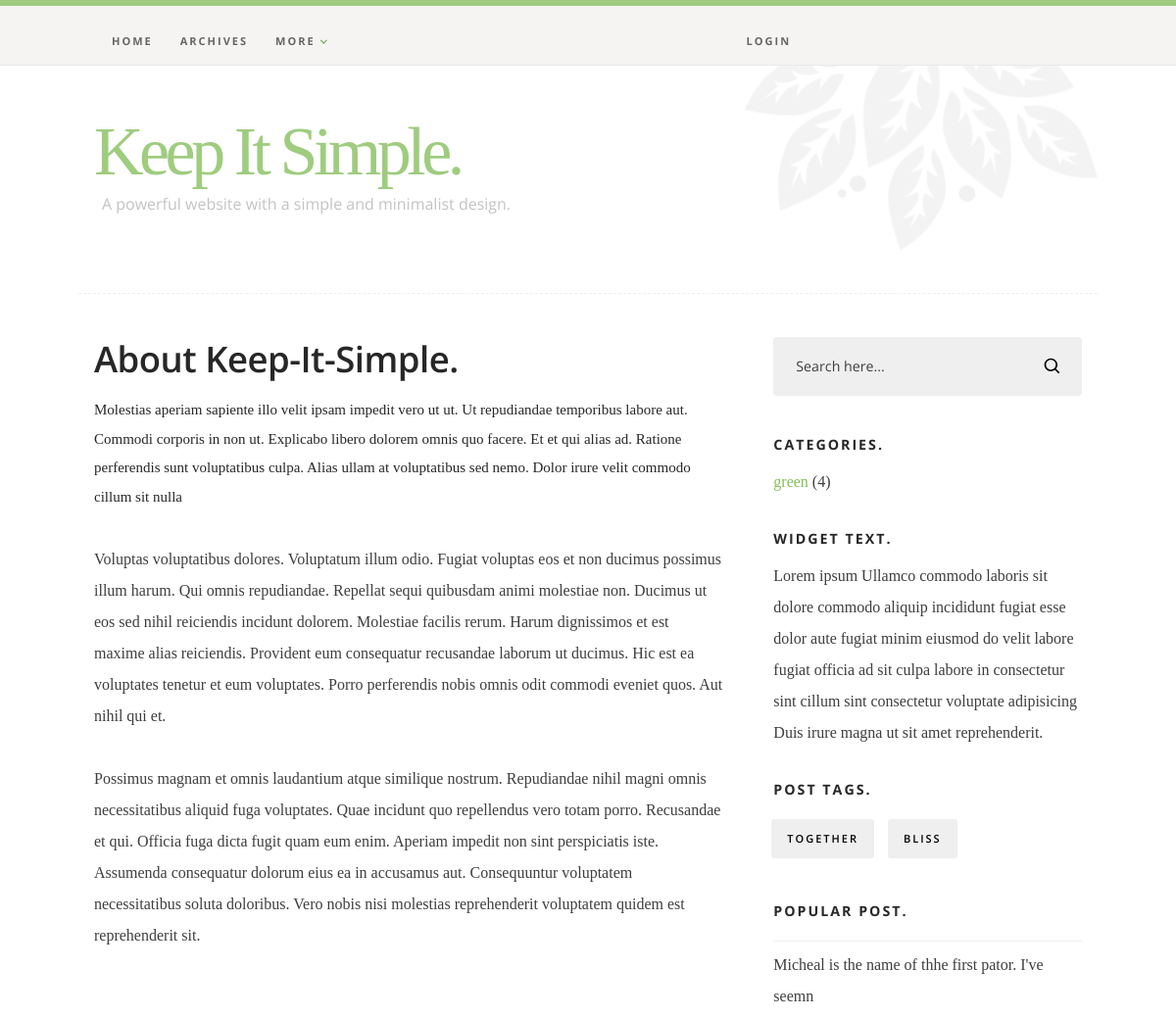
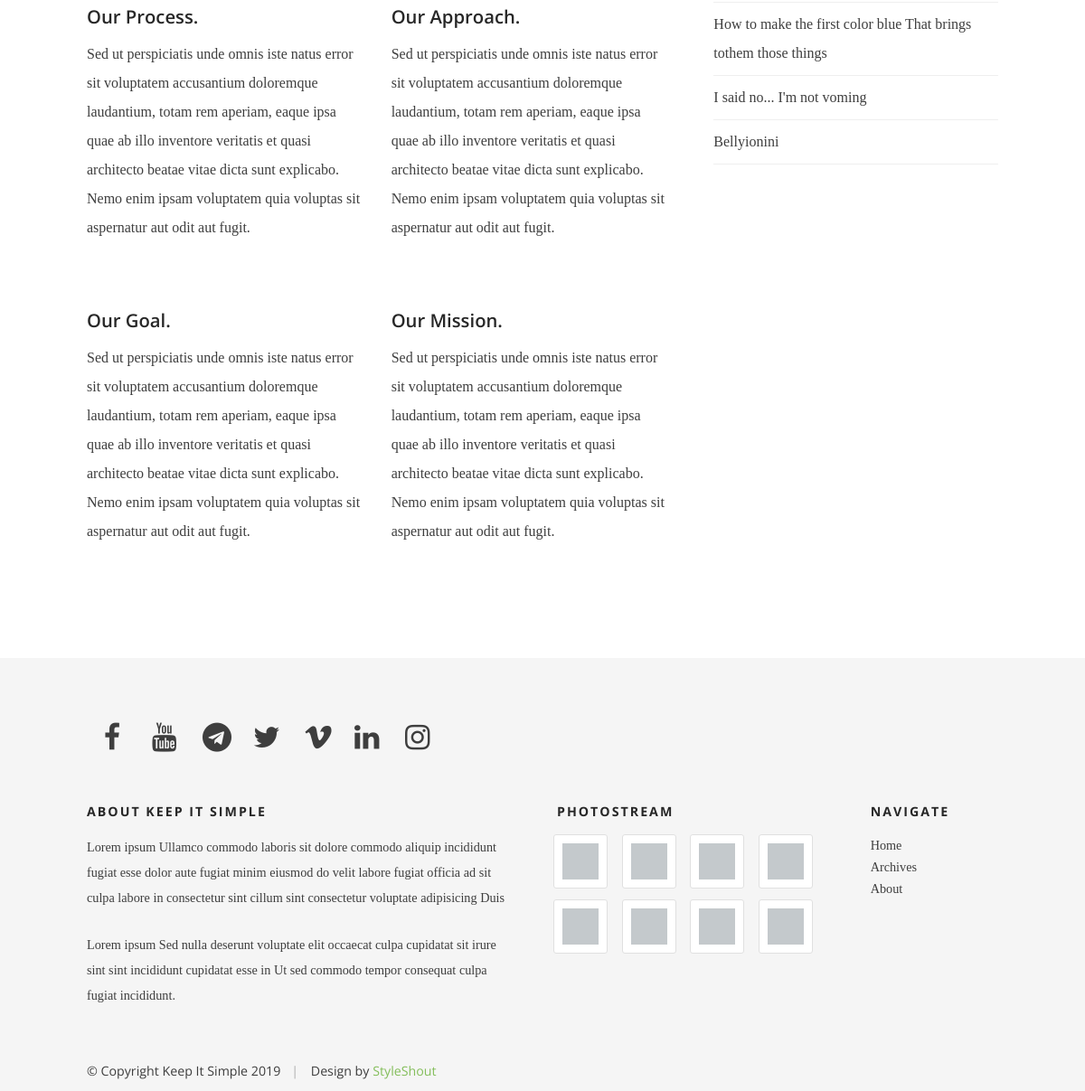
/about, run on the app's committed database (2 pictures, top to bottom).
### blog/models.py (models this page shows, shortened)
class Categories(models.Model):
    category = models.CharField(max_length=50)
    class Meta:
        verbose_name = ("Categories")
        verbose_name_plural = ("Categories")

class Tags(models.Model):
    tag_name = models.CharField(max_length=50)
    class Meta:
        verbose_name = ("Tags")
        verbose_name_plural = ("Tags")

class Post(models.Model):
    post_title = models.CharField(max_length=100)
    post_body = RichTextUploadingField()
    cover = models.ImageField(upload_to='images', blank=True)
    category = models.ForeignKey(Categories, related_name='categories', on_delete=models.CASCADE)
    author = models.ForeignKey(User,related_name= "author", null=True, blank=True, on_delete=models.CASCADE)
    tags = models.ManyToManyField(Tags, related_name = 'tags')
    post_date = models.DateTimeField(auto_now_add=True)
    slug = models.SlugField(null = True, blank = True, unique = True)
    status = models.BooleanField('Tick to publish post.', default = True)
    published = PublishedPostManager()
    objects = models.Manager()
    class Meta:
        verbose_name = ("Post")
        verbose_name_plural = ("Posts")
    def get_absolute_url(self):
        return reverse("blog_single", args=[self.post_date.strftime('%Y'), self.post_date.strftime('%m'),
        self.post_date.strftime('%d'), self.slug])

### blog/context_processors.py (called while the page is built)
def context_process(request):
    tags = Tags.objects.all()
    categories = Categories.objects.all()
    posts = Post.published.all
    user = request.user
    thumb_list = [1, 2, 3, 4, 5, 6, 7, 8]
    social_links = [{'facebook':'https://www.facebook.com/tobidada940'}, {'youtube': 'https://www.youtube.com/codingwithmitch'}, {'telegram': 'https://www.telegram.org/tobbs101'},
            {'twitter':'https://www.twitter.com/tobidada14'}, {'vimeo': 'https://www.facebook.com/tobidada940'}, {'linkedin': 'https://www.twitter.com/tobidada14'},
            {'instagram': 'https://www.telegram.org/tobbs101'}]
    return {'mytags': tags, 'categories': categories, 'posts': posts, 'user': user, 'thumbs': thumb_list, 'social_links': social_links}

### blog/models.py (called while the page is built)
    def get_queryset(self):
        return super().get_queryset().filter(status = True)

### blog/templates/blog/about.html
{% extends "blog/base.html" %}
{% load static %}
    {% block content %}
    <div class="s-content">
        <div class="row">
            <div id="main" class="s-content__main large-8 column">
                <section class="page-content">
                    <h2 class="page-content__title h1">About Keep-It-Simple.</h2>
                    <p class="lead">
                    Molestias aperiam sapiente illo velit ipsam impedit vero ut ut. Ut repudiandae
                    temporibus labore aut. Commodi corporis in non ut. Explicabo libero dolorem
                    omnis quo facere. Et et qui alias ad. Ratione perferendis sunt voluptatibus
                    culpa. Alias ullam at voluptatibus sed nemo. Dolor irure velit commodo cillum sit nulla
                    </p>
                    <p>
                    Voluptas voluptatibus dolores. Voluptatum illum odio. Fugiat voluptas eos et
                    non ducimus possimus illum harum. Qui omnis repudiandae. Repellat sequi quibusdam
                    animi molestiae non. Ducimus ut eos sed nihil reiciendis incidunt dolorem.
                    Molestiae facilis rerum. Harum dignissimos et est maxime alias reiciendis.
                    Provident eum consequatur recusandae laborum ut ducimus. Hic est ea voluptates
                    tenetur et eum voluptates. Porro perferendis nobis omnis odit commodi eveniet quos.
                    Aut nihil qui et.
                    </p>
                    <p>
                    Possimus magnam et omnis laudantium atque similique nostrum. Repudiandae nihil magni
                    omnis necessitatibus aliquid fuga voluptates. Quae incidunt quo repellendus vero
                    totam porro. Recusandae et qui. Officia fuga dicta fugit quam eum enim. Aperiam
                    impedit non sint perspiciatis iste. Assumenda consequatur dolorum eius ea in
                    accusamus aut. Consequuntur voluptatem necessitatibus soluta doloribus. Vero
                    nobis nisi molestias reprehenderit voluptatem quidem est reprehenderit sit.
                    </p>
                    <div class="row block-large-1-2 block-tab-full">
                        <div class="column">
                            <h5>Our Process.</h5>
                            <p>
                            Sed ut perspiciatis unde omnis iste natus error sit voluptatem accusantium
                            doloremque laudantium, totam rem aperiam, eaque ipsa quae ab illo inventore
                            veritatis et quasi architecto beatae vitae dicta sunt explicabo. Nemo enim ipsam
                            voluptatem quia voluptas sit aspernatur aut odit aut fugit.
                            </p>
                        </div>
                        <div class="column">
                            <h5>Our Approach.</h5>
                            <p>
                            Sed ut perspiciatis unde omnis iste natus error sit voluptatem accusantium
                            doloremque laudantium, totam rem aperiam, eaque ipsa quae ab illo inventore
                            veritatis et quasi architecto beatae vitae dicta sunt explicabo. Nemo enim ipsam
                            voluptatem quia voluptas sit aspernatur aut odit aut fugit.
                            </p>
                        </div>
                        <div class="column">
                            <h5>Our Goal.</h5>
                            <p>
                            Sed ut perspiciatis unde omnis iste natus error sit voluptatem accusantium
                            doloremque laudantium, totam rem aperiam, eaque ipsa quae ab illo inventore
                            veritatis et quasi architecto beatae vitae dicta sunt explicabo. Nemo enim ipsam
                            voluptatem quia voluptas sit aspernatur aut odit aut fugit.
                            </p>
                        </div>
                        <div class="column">
                            <h5>Our Mission.</h5>
                            <p>
                            Sed ut perspiciatis unde omnis iste natus error sit voluptatem accusantium
                            doloremque laudantium, totam rem aperiam, eaque ipsa quae ab illo inventore
                            veritatis et quasi architecto beatae vitae dicta sunt explicabo. Nemo enim ipsam
                            voluptatem quia voluptas sit aspernatur aut odit aut fugit.
                            </p>
                        </div>
                    </div>
                </section>
           </div>
           {% include "blog/sidebar.html" %}
       </div>
   </div>
   {% endblock content %}

### blog/templates/blog/sidebar.html (shortened to what this page needs)
{% load static %}
<!DOCTYPE html>
<html class="no-js" lang="en">
<head>
    <link rel="stylesheet" href="{% static 'css/base.css' %}">
    <link rel="stylesheet" href="{% static 'css/main.css' %}">
</head>
<body>
<div id="sidebar" class="s-content__sidebar large-4 column">
    <div class="widget widget--search">
       <form action="{% url 'process_search' %}">
          <input type="text" name="searchbox" value="Search here..." onblur="if(this.value == '') { this.value = 'Search here...'; }" onfocus="if (this.value == 'Search here...') { this.value = ''; }" class="text-search">
          <input type="submit" value="" class="submit-search">
       </form>
    </div>
    <div class="widget widget--categories">
        <h3 class="h6">Categories.</h3>
        <ul>
            {% for category in categories %}
             <li><a href="{% url 'postlist' category.category %}" title="">{{category.category}}</a> ({{category.categories.count}})</li>
             {% endfor %}
         </ul>
     </div>
     <div class="widget widget_text group">
         <h3 class="h6">Widget Text.</h3>
         <p>
         Lorem ipsum Ullamco commodo laboris sit dolore commodo aliquip incididunt fugiat esse dolor
         aute fugiat minim eiusmod do velit labore fugiat officia ad sit culpa labore in consectetur
         sint cillum sint consectetur voluptate adipisicing Duis irure magna ut sit amet reprehenderit.
         </p>
     </div>
     <div class="widget widget_tags">
         <h3 class="h6">Post Tags.</h3>
         <div class="tagcloud group">
             {% for mtag in mytags %}
             <a href="{% url 'tagposts' mtag.tag_name %}">{{mtag.tag_name}}</a>
             {% endfor %}
         </div>
     </div>
     <div class="widget widget_popular">
         <h3 class="h6">Popular Post.</h3>
         <ul class="link-list">
             {% for p in posts %}
             <li><a href="{{p.get_absolute_url}}">{{p.post_title}}</a></li>
             {% endfor %}
         </ul>
     </div>
</div>
</body>

### blog/static/css/base.css (style rules this page uses)
html { line-height: 1.15; -webkit-text-size-adjust: 100%; }
body { margin: 0; }
a { background-color: transparent; }
button, input, optgroup, select, textarea { font-family: inherit; font-size: 100%; line-height: 1.15; margin: 0; }
button, input { overflow: visible; }
button, [type="button"], [type="reset"], [type="submit"] { -webkit-appearance: button; }
html { font-size: 62.5%; -webkit-box-sizing: border-box; box-sizing: border-box; }
*, *::before, *::after { -webkit-box-sizing: inherit; box-sizing: inherit; }
body { font-weight: normal; line-height: 1; word-wrap: break-word; -moz-font-smoothing: grayscale; -moz-osx-font-smoothing: grayscale; -webkit-font-smoothing: antialiased; -webkit-overflow-scrolling: touch; -webkit-text-size-adjust: none; }
div, dl, dt, dd, ul, ol, li, h1, h2, h3, h4, h5, h6, pre, form, p, blockquote, th, td { margin: 0; padding: 0; }
p { font-size: inherit; text-rendering: optimizeLegibility; }
ol, ul { list-style: none; }
li { display: block; }
a { text-decoration: none; line-height: inherit; }
input[type="email"], input[type="number"], input[type="search"], input[type="text"], input[type="tel"], input[type="url"], input[type="password"], textarea { -webkit-appearance: none; -moz-appearance: none; appearance: none; }
.row { width: 92%; max-width: 1040px; margin: 0 auto; display: -ms-flexbox; display: -webkit-box; display: flex; -ms-flex-flow: row wrap; -webkit-box-orient: horizontal; -webkit-box-direction: normal; flex-flow: row wrap; }
.row .row { width: auto; max-width: none; margin-left: -20px; margin-right: -20px; }
.column { -ms-flex: 1 1 0%; -webkit-box-flex: 1; flex: 1 1 0%; padding: 0 20px; }
.large-4 { -ms-flex: 0 0 33.33333%; -webkit-box-flex: 0; flex: 0 0 33.33333%; max-width: 33.33333%; }
.large-8 { -ms-flex: 0 0 66.66667%; -webkit-box-flex: 0; flex: 0 0 66.66667%; max-width: 66.66667%; }
@media screen and (max-width:1200px) { .row .row { margin-left: -16px; margin-right: -16px; } }
@media screen and (max-width:1200px) { .column { padding: 0 16px; } }
.block-large-1-2>.column { -ms-flex: 0 0 50%; -webkit-box-flex: 0; flex: 0 0 50%; max-width: 50%; }

### data on the page
Categories: category "green", categories.count "4"
Tags: tag_name "TOGETHER"
Tags: tag_name "BLISS"
Post: post_title "Micheal is the name of thhe first pator. I've seemn"
Post: post_title "How to make the first color blue That brings tothem those things"
Post: post_title "I said no... I'm not voming"
Post: post_title "Bellyionini"
